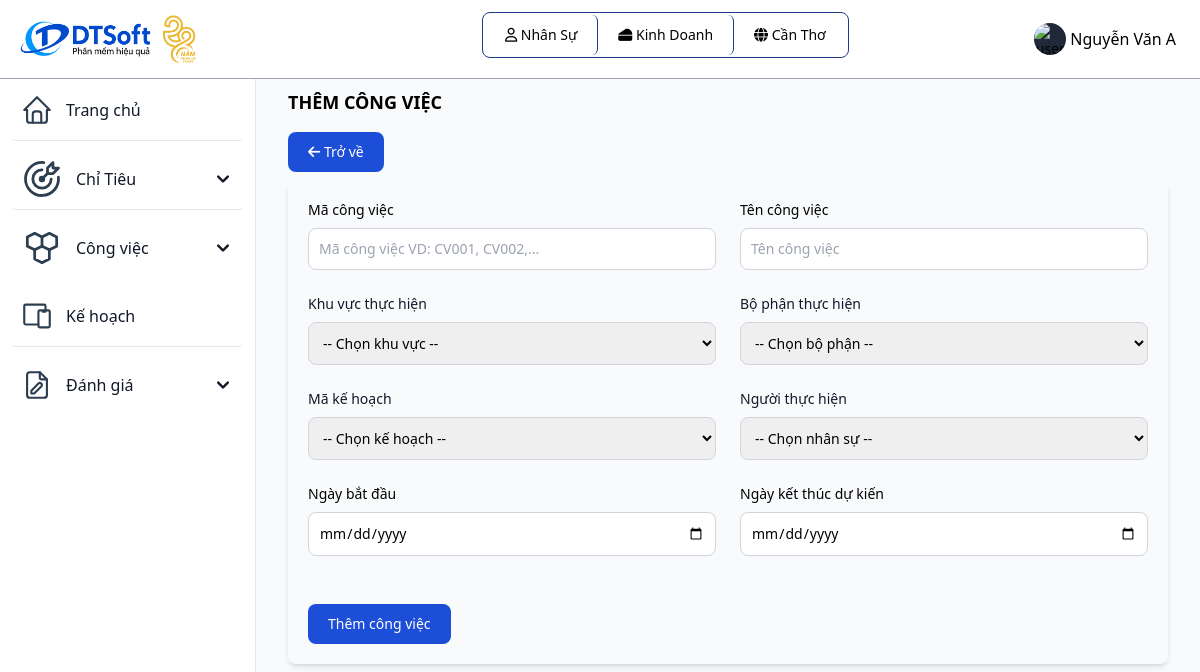
Screenshot of /themcongviec.php (signed in) with the database file from the repository.
### tables this page shows
CREATE TABLE `vaitro` (
  `id_vaitro` varchar(10) primary key,
  `tenvaitro` varchar(255) NOT NULL,
  `mota` varchar(255) NOT NULL
);

CREATE TABLE `bophan` (
  `id_bophan` varchar(10) primary key,
  `id_khuvuc` varchar(10) NOT NULL,
  `tenbophan` varchar(255) NOT NULL,
  `cvchuyenmon` varchar(255) NOT NULL,
  foreign key(id_khuvuc) references khuvuc(id_khuvuc)
);

CREATE TABLE `khuvuc` (
  `id_khuvuc` varchar(10) primary key,
  `tenkhuvuc` varchar(255) NOT NULL,
  `diachi` varchar(255) NOT NULL,
  `sdt` int(20) NOT NULL
);

### themcongviec.php (the view, shortened to what this page needs)
<?php
include "inc/header.php";
?>
<div class="p-4 sm:ml-64">
    <div class="p-4 mt-14">
        <div class="mb-4 font-bold text-lg uppercase">Thêm công việc</div>
        <div class="mb-4">
            <div>
                <button type="button" class="text-white bg-blue-700 hover:bg-blue-800 focus:ring-4 focus:ring-blue-300 font-medium rounded-lg text-sm px-5 py-2.5 mr-2 mb-2 dark:bg-blue-600 dark:hover:bg-blue-700 focus:outline-none dark:focus:ring-blue-800">
                    <a href="congviec.php"><i class="fa-solid fa-arrow-left"></i> Trở về</a>
                </button>
            </div>
            <div class="relative overflow-x-auto shadow-md sm:rounded-lg p-5">
                <form method="post" action="<?php echo $_SERVER['PHP_SELF']; ?>">
                    <div class="grid gap-6 mb-6 md:grid-cols-2">
                        <div>
                            <label for="id_congviec" class="block mb-2 text-sm font-medium">Mã công việc</label>
                            <input name="id_congviec" type="text" class=" border border-gray-300 text-sm rounded-lg focus:ring-blue-500 focus:border-blue-500 block w-full p-2.5 dark:border-gray-600 dark:placeholder-gray-400 dark:focus:ring-blue-500 dark:focus:border-blue-500" placeholder="Mã công việc VD: CV001, CV002,..." required>
                        </div>
                        <div>
                            <label for="tencongviec" class="block mb-2 text-sm font-medium">Tên công việc</label>
                            <input name="tencongviec" type="text" class=" border border-gray-300 text-sm rounded-lg focus:ring-blue-500 focus:border-blue-500 block w-full p-2.5 dark:border-gray-600 dark:placeholder-gray-400 dark:focus:ring-blue-500 dark:focus:border-blue-500" placeholder="Tên công việc" required>
                        </div>
                        <div>
                            <label for="id_khuvuc" class="block mb-2 text-sm font-medium text-gray-900 dark:text-white">Khu vực thực hiện</label>
                            <select name="id_khuvuc" class="border border-gray-300 text-sm rounded-lg focus:ring-blue-500 focus:border-blue-500 block w-full p-2.5 dark:border-gray-600 dark:placeholder-gray-400 dark:focus:ring-blue-500 dark:focus:border-blue-500" require>
                                <option selected>-- Chọn khu vực --</option>
                            </select>
                        </div>
                        <div>
                            <label for="id_bophan" class="block mb-2 text-sm font-medium text-gray-900 dark:text-white">Bộ phận thực hiện</label>
                            <select name="id_bophan" class="border border-gray-300 text-sm rounded-lg focus:ring-blue-500 focus:border-blue-500 block w-full p-2.5 dark:border-gray-600 dark:placeholder-gray-400 dark:focus:ring-blue-500 dark:focus:border-blue-500" require>
                                <option selected>-- Chọn bộ phận --</option>
                            </select>
                        </div>
                        <div>
                            <label for="id_kehoachgiaoviec" class="block mb-2 text-sm font-medium text-gray-900 dark:text-white">Mã kế hoạch</label>
                            <select name="id_kehoachgiaoviec" class="border border-gray-300 text-sm rounded-lg focus:ring-blue-500 focus:border-blue-500 block w-full p-2.5 dark:border-gray-600 dark:placeholder-gray-400 dark:focus:ring-blue-500 dark:focus:border-blue-500" require>
                                <option selected>-- Chọn kế hoạch --</option>
                            </select>
                        </div>
                        <div>
                            <label for="id_nguoidung" class="block mb-2 text-sm font-medium text-gray-900 dark:text-white">Người thực hiện</label>
                            <select name="id_nguoidung" class="border border-gray-300 text-sm rounded-lg focus:ring-blue-500 focus:border-blue-500 block w-full p-2.5 dark:border-gray-600 dark:placeholder-gray-400 dark:focus:ring-blue-500 dark:focus:border-blue-500" require>
                                <option selected>-- Chọn nhân sự --</option>
                            </select>
                        </div>
                        <div class="mb-6">
                            <label for="thoigianbatdau" class="block mb-2 text-sm font-medium">Ngày bắt đầu</label>
                            <input
                                type="date" name="thoigianbatdau"
                                class="border border-gray-300 text-sm rounded-lg focus:ring-blue-500 focus:border-blue-500 block w-full p-2.5 dark:border-gray-600 dark:placeholder-gray-400 dark:focus:ring-blue-500 dark:focus:border-blue-500" placeholder="•••••••••" required
                                placeholder="Select a date" />
                        </div>
                        <div class="mb-6">
                            <label for="thoigianketthucdukien" class="block mb-2 text-sm font-medium">Ngày kết thúc dự kiến</label>
                            <input
                                type="date" name="thoigianketthucdukien"
                                class="border border-gray-300 text-sm rounded-lg focus:ring-blue-500 focus:border-blue-500 block w-full p-2.5 dark:border-gray-600 dark:placeholder-gray-400 dark:focus:ring-blue-500 dark:focus:border-blue-500" placeholder="•••••••••" required
                                placeholder="Select a date" />
                        </div>
                    </div>
                    <button type="submit" class="text-white bg-blue-700 hover:bg-blue-800 focus:ring-4 focus:outline-none focus:ring-blue-300 font-medium rounded-lg text-sm w-full sm:w-auto px-5 py-2.5 text-center dark:bg-blue-600 dark:hover:bg-blue-700 dark:focus:ring-blue-800">Thêm công việc</button>
            </div>
        </div>
    </div>
</div>
</body>
</html>

### inc/header.php (shortened to what this page needs)
<?php
 include_once('db/connect.php');
 $id_vt = $_SESSION['id_vaitro'];
?>
<!DOCTYPE html>
<html lang="en">
<head>
	<link href="https://unpkg.com/tailwindcss@2.2.19/dist/tailwind.min.css" rel=" stylesheet">
  <link rel="stylesheet" href="https://cdnjs.cloudflare.com/ajax/libs/font-awesome/6.4.0/css/all.min.css">
	<link href="https://cdn.datatables.net/1.10.19/css/jquery.dataTables.min.css" rel="stylesheet">
	<link href="https://cdn.datatables.net/responsive/2.2.3/css/responsive.dataTables.min.css" rel="stylesheet">
  <script src="https://cdn.tailwindcss.com"></script>
</head>
<body class="g-sidenav-show bg-slate-50" id="draggable">
  <nav class="fixed top-0 z-50 w-full bg-white border-b border-gray-400 dark:border-gray-100 text-black">
        <div class="px-3 py-3 lg:px-5 lg:pl-3">
          <div class="flex items-center justify-between">
            <div class="flex items-center justify-start">
              <a href="index.php" class="flex ml-2 md:mr-24">
                <img src="assets/img/logo.jpg" class="h-12 mr-3" alt="FlowBite Logo" />
              </a>
            </div>
	    <div class="divToHide flex items-center justify-start relative inline-flex items-center p-0.5 mb-2 mr-2 text-sm font-medium rounded-lg border border-blue-900">
              <span class="relative px-5 py-2.5 bg-white rounded-md border-r border-blue-900">
                <i class="fa-regular fa-user"></i>
                  <?php
                    $sql = "SELECT tenvaitro from vaitro where id_vaitro = '" . $_SESSION['id_vaitro'] ."'";
                    $result = mysqli_query($connect, $sql);
                    $row = mysqli_fetch_array($result);
                    echo $row['tenvaitro'];
                  ?>
              </span>
              <?php
              if ($_SESSION['id_bophan'] != NULL){
                $sql = "SELECT tenbophan from bophan where id_bophan = '" . $_SESSION['id_bophan'] ."'";
                $result = mysqli_query($connect, $sql);
                $row_bophan = mysqli_fetch_array($result);
              ?>
              <span class="relative px-5 py-2.5 bg-white rounded-md border-r border-blue-900">
                 <i class="fa-solid fa-cheese"></i>
                  <?php
                      echo $row_bophan['tenbophan'];
                  ?>
              </span>
              <?php
              } else echo '';
              ?>
              <?php
              if ($_SESSION['id_vaitro'] != 'QTHT'){
              ?>
              <span class="relative px-5 py-2.5 bg-white rounded-md">
                  <i class="fa-solid fa-globe"></i>
                  <?php
                    $sql = "SELECT tenkhuvuc from khuvuc where id_khuvuc = '" . $_SESSION['id_khuvuc'] ."'";
                    $result = mysqli_query($connect, $sql);
                    $row = mysqli_fetch_array($result);
                    echo $row['tenkhuvuc'];
                  ?>
              </span>
              <?php
              }
              ?>
            </div>
            <div class="flex items-center divToHide">
                <div class="flex items-center ml-3">
                  <div class="flex">
                    <button type="button" class="flex text-sm bg-gray-800 rounded-full focus:ring-4 focus:ring-gray-300 dark:focus:ring-gray-600" aria-expanded="false" data-dropdown-toggle="dropdown-user">
                      <img class="w-8 h-8 rounded-full" src="https://flowbite.com/docs/images/people/profile-picture-5.jpg" alt="user photo">
                    </button>
                    <span class="text-black p-1 cursor-pointer" data-dropdown-toggle="dropdown-user"><?php echo $_SESSION['tennguoidung']; ?></span>
                  </div>
                </div>
              </div>
          </div>
        </div>
      </nav>
      <aside id="logo-sidebar" class="fixed top-0 left-0 z-40 w-64 h-screen pt-20 transition-transform -translate-x-full bg-white border-r border-gray-200 sm:translate-x-0 dark:border-gray-100
      h-96 overflow-y-scroll scrollbar-thick scrollbar-thumb-blue-500 scrollbar-track-blue-100
      " aria-label="Sidebar">
         <div class="h-full px-3 pb-4 overflow-y-auto bg-white">
            <ul class="space-y-2 font-medium">
               <li class="border-b rounded">
                  <a href="index.php" class="flex items-center p-2 text-gray-900 rounded-lg dark:text-black hover:bg-gray-100 dark:hover:bg-gray-200">
                     <span class="ml-3">Trang chủ</span>
                  </a>
               </li>
               <?php if ($id_vt != "QLKV" && $id_vt != 'QTHT'){ ?>
               <li class="border-b rounded">
                  <button type="button" class="flex items-center w-full p-2 text-gray-900 transition duration-75 rounded-lg group hover:bg-gray-100 dark:text-black hover:bg-gray-200" aria-controls="dropdown-cv" data-collapse-toggle="dropdown-ct">
                    <span class="flex-1 ml-3 text-left whitespace-nowrap">Chỉ Tiêu</span>
                    <svg class="w-6 h-6" fill="currentColor" viewBox="0 0 20 20" xmlns="http://www.w3.org/2000/svg">
                      <path fill-rule="evenodd" d="M5.293 7.293a1 1 0 011.414 0L10 10.586l3.293-3.293a1 1 0 111.414 1.414l-4 4a1 1 0 01-1.414 0l-4-4a1 1 0 010-1.414z" clip-rule="evenodd"></path>
                    </svg>
                  </button>
               </li>
               <?php } ?>
               <?php if ($id_vt != "QLKV" && $id_vt != 'QTHT'){ ?>
               <li>
                  <button type="button" class="flex items-center w-full p-2 text-gray-900 transition duration-75 rounded-lg group hover:bg-gray-100 dark:text-black hover:bg-gray-200" aria-controls="dropdown-cv" data-collapse-toggle="dropdown-cv">
                    <span class="flex-1 ml-3 text-left whitespace-nowrap">Công việc</span>
                    <svg class="w-6 h-6" fill="currentColor" viewBox="0 0 20 20" xmlns="http://www.w3.org/2000/svg">
                      <path fill-rule="evenodd" d="M5.293 7.293a1 1 0 011.414 0L10 10.586l3.293-3.293a1 1 0 111.414 1.414l-4 4a1 1 0 01-1.414 0l-4-4a1 1 0 010-1.414z" clip-rule="evenodd"></path>
                    </svg>
                  </button>
               </li>
               <?php } ?>
               <?php
                    if ($id_vt == "QLBP" || $id_vt == "NS"){
                ?>
               <li class="border-b rounded">
                  <a href="kehoachgiaoviec.php" class="flex items-center p-2 text-gray-900 rounded-lg dark:text-black hover:bg-gray-100 dark:hover:bg-gray-200">
                    <span class="flex-1 ml-3 whitespace-nowrap">Kế hoạch</span>
                  </a>
               </li>
               <?php } ?>
               <?php if ($id_vt != "QTHT" && $id_vt != "QLKV"){ ?>
               <li>
                <button type="button" class="flex items-center w-full p-2 text-gray-900 transition duration-75 rounded-lg group hover:bg-gray-100 dark:text-black hover:bg-gray-200" aria-controls="dropdown-example" data-collapse-toggle="dropdown-example">
                      <span class="flex-1 ml-3 text-left whitespace-nowrap">Đánh giá</span>
                      <svg class="w-6 h-6" fill="currentColor" viewBox="0 0 20 20" xmlns="http://www.w3.org/2000/svg"><path fill-rule="evenodd" d="M5.293 7.293a1 1 0 011.414 0L10 10.586l3.293-3.293a1 1 0 111.414 1.414l-4 4a1 1 0 01-1.414 0l-4-4a1 1 0 010-1.414z" clip-rule="evenodd"></path></svg>
                </button>
             </li>
             <?php } ?>
            </ul>
         </div>
      </aside>

### rows the page displays
vaitro: tenvaitro "Nhân Sự"
bophan: tenbophan "Kinh Doanh"
khuvuc: tenkhuvuc "Cần Thơ"

### other values shown
$_SESSION['tennguoidung'] "Nguyễn Văn A"
